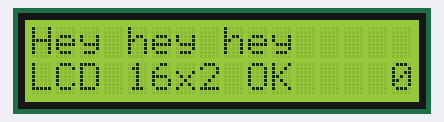
The sketch below on a simulated Arduino Uno, built with avr-gcc and run on an emulated ATmega328P. Shown: 16×2 character LCD. What the sketch prints to the serial monitor is not drawn.

Above: at 0.2 s.
At 4.2 s:
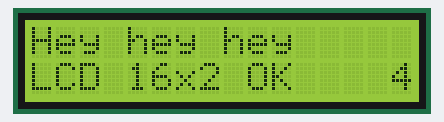
At 9.2 s:
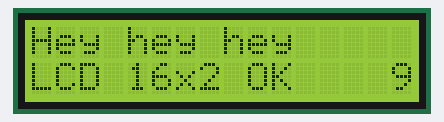
At 19.2 s:
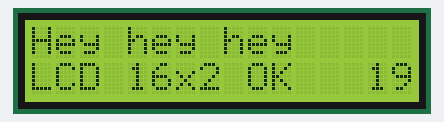
At 28.3 s:
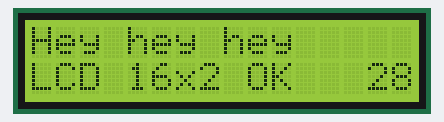
At 38.3 s:
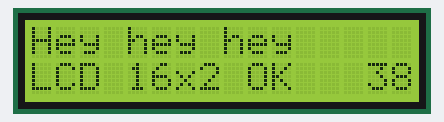

The sketch:

lcd_test.ino
```cpp
// Simple test for the 16x2 LCD with I2C backpack on an Arduino Uno.
// Wiring: SDA -> A4, SCL -> A5, VCC -> 5V, GND -> GND

#include <Wire.h>
#include <LiquidCrystal_I2C.h>

#define LCD_ADDR 0x27   // if LCD stays blank, try 0x3F instead of 0x27

LiquidCrystal_I2C lcd(LCD_ADDR, 16, 2);

void setup() {
  Serial.begin(9600);
  Wire.begin();   // Uno I2C is fixed: SDA = A4, SCL = A5

  // Print every I2C address found, so you know whether to use 0x27 or 0x3F.
  Serial.println("Scanning I2C...");
  for (byte addr = 1; addr < 127; addr++) {
    Wire.beginTransmission(addr);
    if (Wire.endTransmission() == 0) {
      Serial.print("Found device at 0x");
      Serial.println(addr, HEX);
    }
  }

  lcd.init();
  lcd.backlight();
  lcd.setCursor(0, 0); lcd.print("Hey hey hey");
  lcd.setCursor(0, 1); lcd.print("LCD 16x2 OK");
}

void loop() {
  // Seconds counter on the right of line 2, so you can see the LCD is updating.
  unsigned long seconds = millis() / 1000;
  lcd.setCursor(12, 1);
  if (seconds < 1000) lcd.print(" ");
  if (seconds < 100)  lcd.print(" ");
  if (seconds < 10)   lcd.print(" ");
  lcd.print(seconds);
  delay(1000);
}
```

Measured:
- what the display in image 1 shows lasts 1.0 s, from 4.1 s to 5.1 s
